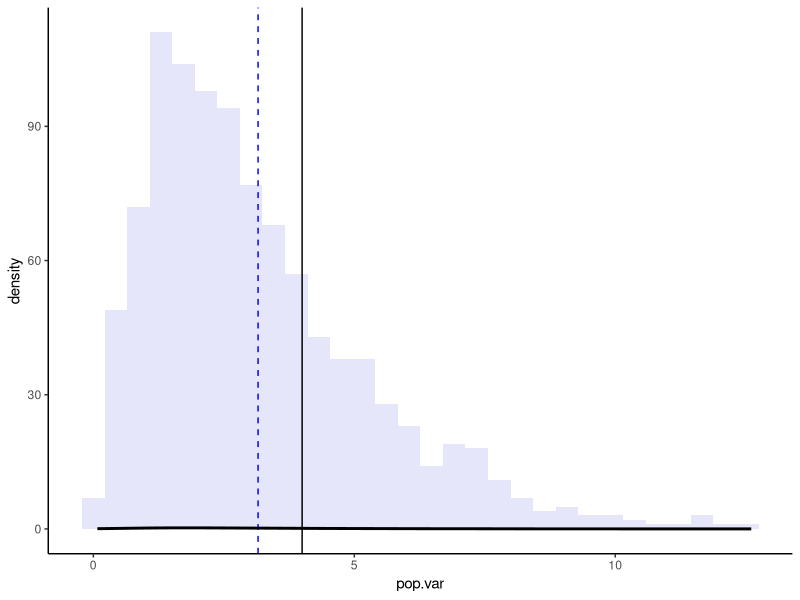
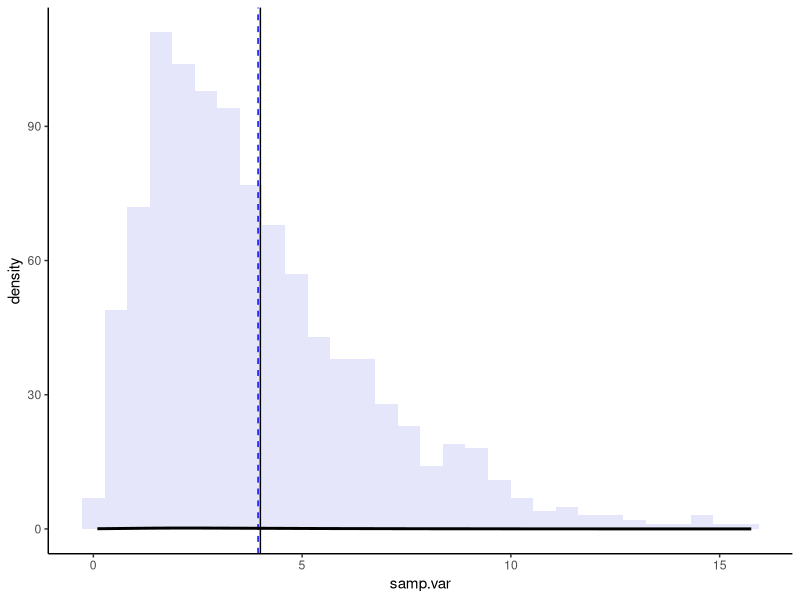
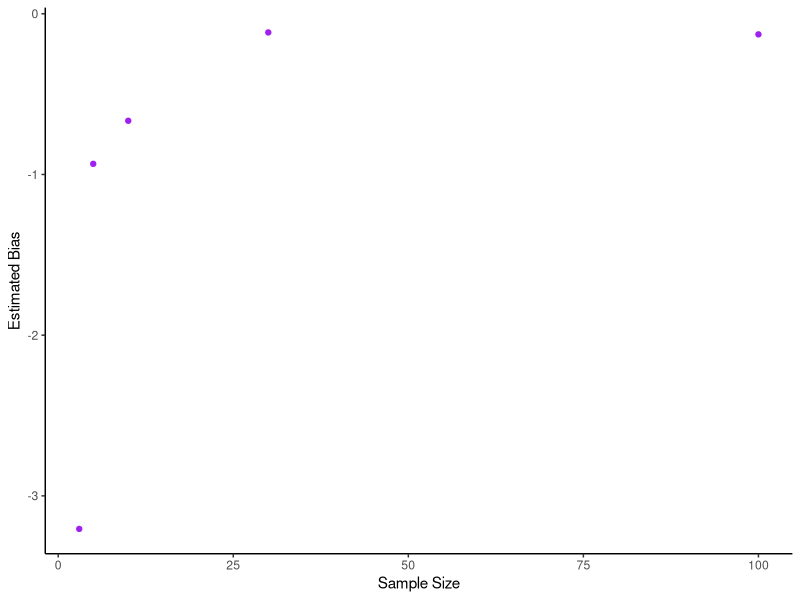
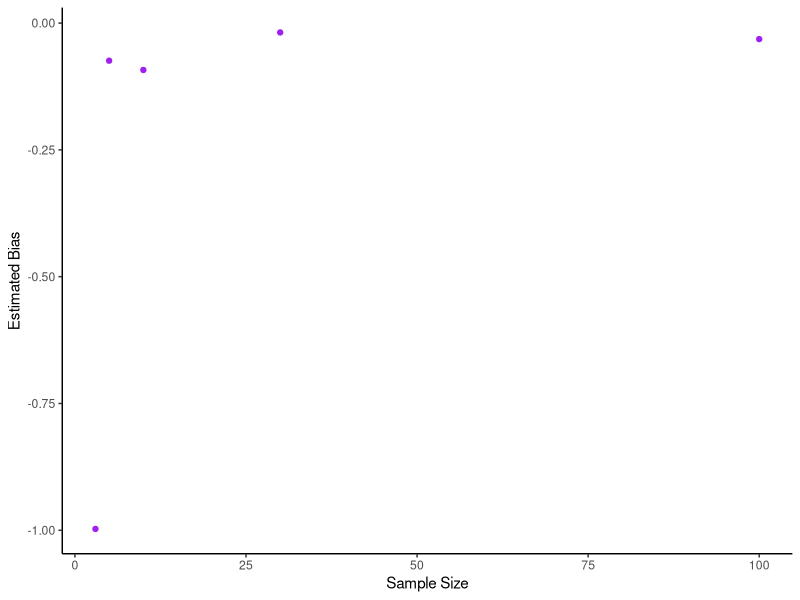
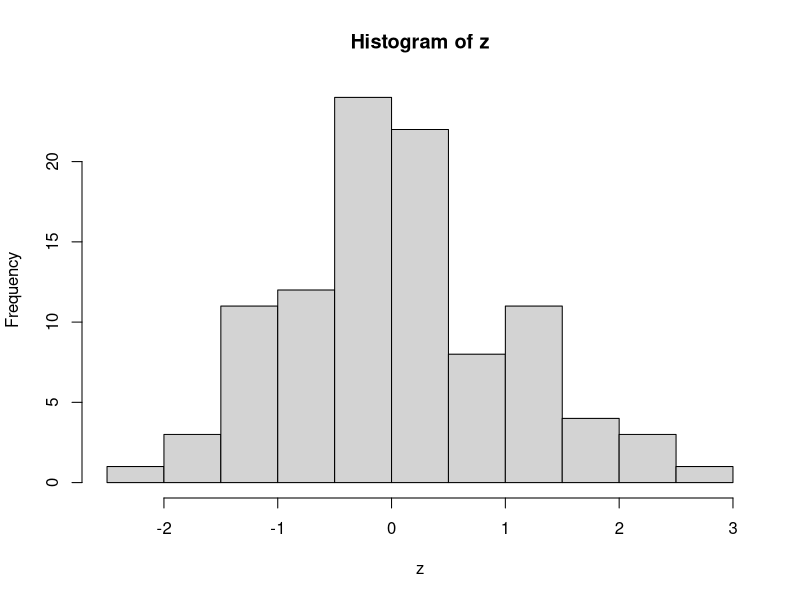
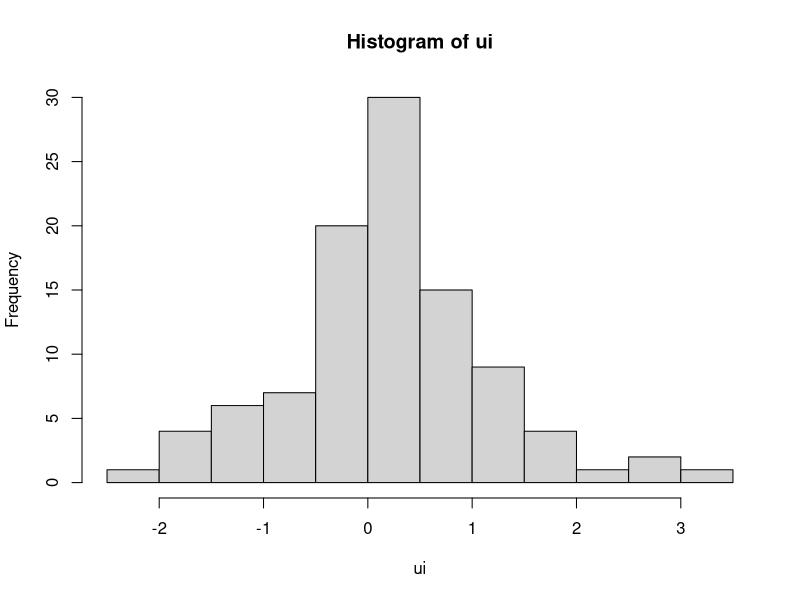
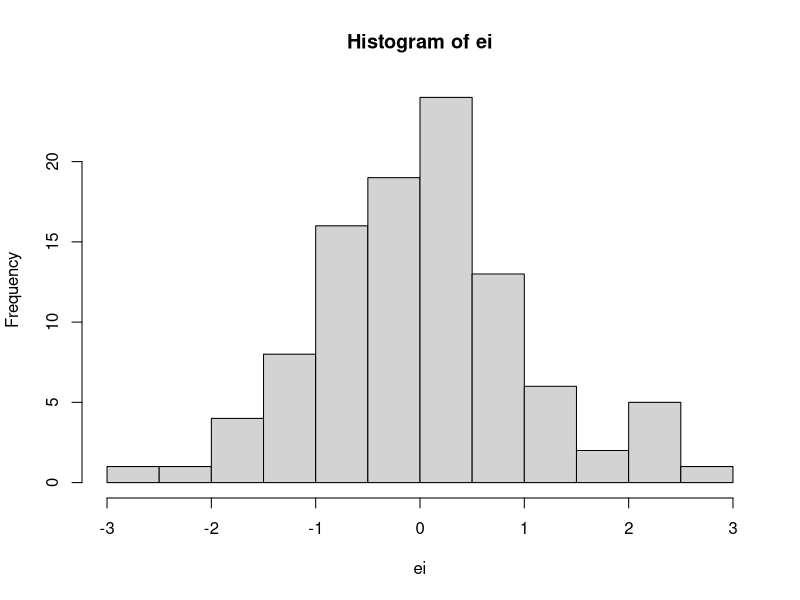
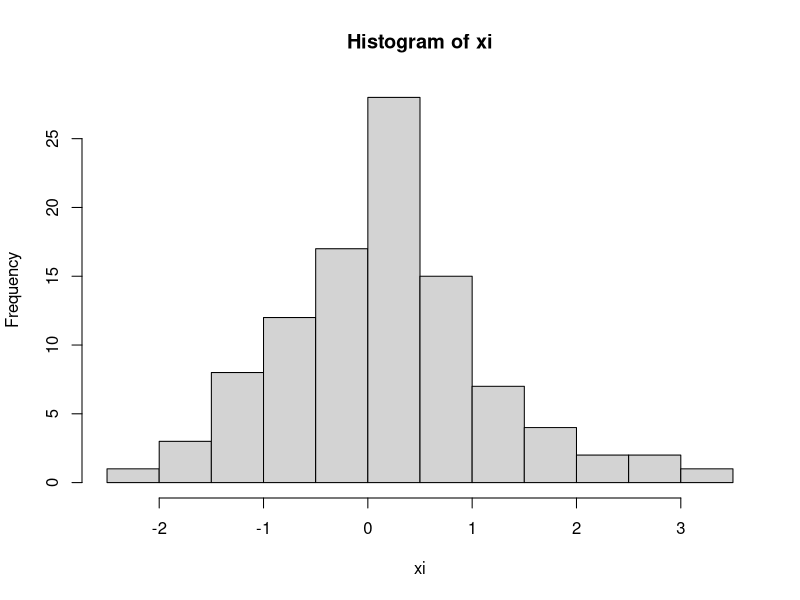

Source code (R) for these figures, in order:
## ---- chunk 1
knitr::opts_chunk$set(echo = TRUE)
## ---- chunk 2
library(tidyverse)
## ---- chunk 3
set.seed(0914)
## ---- chunk 4
en_oh_two <- rnorm(100, 0, 2)
var(en_oh_two)
sd(en_oh_two)
## ---- chunk 5
pop_var <- function(x) {
  n = length(x)
  sum((x - mean(x))^2) / length(x)
}
  
pop_var(en_oh_two)
## ---- chunk 6
check <- rnorm(10, 0, 2)

pop_var(check)
## ---- chunk 7
q1b <- replicate(1000, rnorm(5, 0, 2))

# wait but now this is inverted. transpose?

q1b <- t(q1b)

# ok. now create new df with pop-var for each row
q1b.vp  <- data.frame(pop.var  = apply(q1b, 1, pop_var))
## ---- chunk 8
ggplot(data = q1b.vp, mapping = aes(x = pop.var)) +
  geom_histogram(fill = 'lavender') +
  geom_vline(xintercept = 4, colour = 'black', linetype = 'solid') +
  geom_vline(xintercept = mean(q1b.vp$pop.var), colour = 'blue', linetype = 'dashed') +
  geom_density(colour = "black", size = 1) +
  labs("Note: Solid black line = true variance. Dashed blue line = population variance.") +
  theme_classic()

## ---- chunk 9
q1b.vp2 <- data.frame(samp.var = apply(q1b, 1, var))

# plot
ggplot(data = q1b.vp2, mapping = aes(x = samp.var)) +
  geom_histogram(fill = 'lavender') +
  geom_vline(xintercept = 4, colour = 'black', linetype = 'solid') +
  geom_vline(xintercept = mean(q1b.vp2$samp.var), colour = 'blue', linetype = 'dashed') +
  geom_density(colour = "black", size = 1) +
  labs("Note: Solid black line = true variance. Dashed blue line = sample variance.") +
  theme_classic()
## ---- chunk 10
three <- replicate(3, rnorm(5, 0, 2))
five <- replicate(5, rnorm(5, 0, 2))
ten <- replicate(10, rnorm(5, 0, 2))
thirty <- replicate(30, rnorm(5, 0, 2))
hundred <- replicate(1000, rnorm(5, 0, 2))

three.vp  <- data.frame(pop.var  = apply(three, 1, pop_var))
vp.3.av <- data.frame(mean(three.vp$pop.var))
vp.3.av$size <- 3
vp.3.av$bias <- vp.3.av$mean.three.vp.pop.var. - 4

five.vp  <- data.frame(pop.var  = apply(five, 1, pop_var))
vp.5.av <- data.frame(mean(five.vp$pop.var))
vp.5.av$size <- 5
vp.5.av$bias <- vp.5.av$mean.five.vp.pop.var. - 4

ten.vp  <- data.frame(pop.var  = apply(ten, 1, pop_var))
vp.10.av <- data.frame(mean(ten.vp$pop.var))
vp.10.av$size <- 10
vp.10.av$bias <- vp.10.av$mean.ten.vp.pop.var. - 4

thirty.vp  <- data.frame(pop.var  = apply(thirty, 1, pop_var))
vp.30.av <- data.frame(mean(thirty.vp$pop.var))
vp.30.av$size <- 30
vp.30.av$bias <- vp.30.av$mean.thirty.vp.pop.var. - 4

hundred.vp  <- data.frame(pop.var  = apply(hundred, 1, pop_var))
vp.100.av <- data.frame(mean(hundred.vp$pop.var))
vp.100.av$size <- 100
vp.100.av$bias <- vp.100.av$mean.hundred.vp.pop.var. - 4

# need to standardize the names of popvar columns
names(vp.3.av)[1]   <- "mean.popvar"
names(vp.5.av)[1]   <- "mean.popvar"
names(vp.10.av)[1]  <- "mean.popvar"
names(vp.30.av)[1]  <- "mean.popvar"
names(vp.100.av)[1] <- "mean.popvar"

pop_var_graph_data <- rbind(vp.3.av, vp.5.av, vp.10.av, vp.30.av, vp.100.av)

# finally we plot now
ggplot(data = pop_var_graph_data, mapping = aes(x = size, y = bias)) +
  geom_point(colour = 'purple') +
  labs(x = "Sample Size", y = "Estimated Bias") +
  theme_classic()
## ---- chunk 11
three.sd  <- data.frame(sd  = apply(three, 1, sd))
sd.3.av <- data.frame(mean(three.sd$sd))
sd.3.av$size <- 3
sd.3.av$bias <- sd.3.av$mean.three.sd.sd. - 2


five.sd  <- data.frame(sd  = apply(five, 1, sd))
sd.5.av <- data.frame(mean(five.sd$sd))
sd.5.av$size <- 5
sd.5.av$bias <- sd.5.av$mean.five.sd.sd. - 2


ten.sd  <- data.frame(sd  = apply(ten, 1, sd))
sd.10.av <- data.frame(mean(ten.sd$sd))
sd.10.av$size <- 10
sd.10.av$bias <- sd.10.av$mean.ten.sd.sd. - 2

thirty.sd  <- data.frame(sd  = apply(thirty, 1, sd))
sd.30.av <- data.frame(mean(thirty.sd$sd))
sd.30.av$size <- 30
sd.30.av$bias <- sd.30.av$mean.thirty.sd.sd. - 2

hundred.sd  <- data.frame(sd  = apply(hundred, 1, sd))
sd.100.av <- data.frame(mean(hundred.sd$sd))
sd.100.av$size <- 100
sd.100.av$bias <- sd.100.av$mean.hundred.sd.sd. - 2

# bind then plot
names(sd.3.av)[1]   <- "mean.sd"
names(sd.5.av)[1]   <- "mean.sd"
names(sd.10.av)[1]  <- "mean.sd"
names(sd.30.av)[1]  <- "mean.sd"
names(sd.100.av)[1] <- "mean.sd"

sd_bind <- rbind(sd.3.av, sd.5.av, sd.10.av, sd.30.av, sd.100.av)

ggplot(data = sd_bind, mapping = aes(x = size, y = bias)) +
  geom_point(colour = 'purple') +
  labs(x = "Sample Size", y = "Estimated Bias") +
  theme_classic()
## ---- chunk 12
sd(q1b.vp$pop.var)
sd(q1b.vp2$samp.var)

## ---- chunk 13
# true model
rho <- 0.5
z <- rnorm(100, 0, 1)
ui <- rnorm(100, 0, 1)
ei <- rnorm(100, 0, 1)

b0 <- 1
b1 <- 2
b2 <- 3

b1_true <- 2

xi <- rho * z + sqrt(1-rho^2) * ui
yi <- b0 + b1*xi + b2*z + ei

# check distributions
hist(z)
hist(ui)
hist(ei)
hist(xi)
hist(yi)
cor(xi, z)

## ---- chunk 14
# lets fit both models!
# first theorized mdoel
theorized_model <- lm(yi ~ xi)
summary(theorized_model)

true_model <- lm(yi ~ xi + z)
summary(true_model)

models_plot_df <- data_frame(xi, yi, z)

xy_plot <- ggplot(data = models_plot_df, mapping = aes(x = xi, y = yi)) +
  geom_point() +
  theme_bw() + 
  xlab('News Consumption') + 
  ylab('Political Knowledge')

xy_plot
## ---- chunk 15
z_2 <- rnorm(1000, 0, 1)
ui_2 <- rnorm(1000, 0, 1)
ei_2 <- rnorm(1000, 0, 1)


xi_2 <- rho * z_2 + sqrt(1-rho^2) * ui_2
yi_2 <- b0 + b1*xi_2 + b2*z_2 + ei_2

# check distributions
hist(z_2)
hist(ui_2)
hist(ei_2)
hist(xi_2)
hist(yi_2)
cor(xi_2, z_2)

# models
theorized_model_2 <- lm(yi_2 ~ xi_2)
summary(theorized_model_2)

true_model_2 <- lm(yi_2 ~ xi_2 + z_2)
summary(true_model_2)
## ---- chunk 16
rho_2 <- 0

xi_3 <- rho_2 * z_2 + sqrt(1-rho_2^2) * ui_2
yi_3 <- b0 + b1*xi_3 + b2*z_2 + ei_2

theorized_model_3 <- lm(yi_3 ~ xi_3)
summary(theorized_model_3)

true_model_3 <- lm(yi_3 ~ xi_3 + z_2)
summary(true_model_3)
